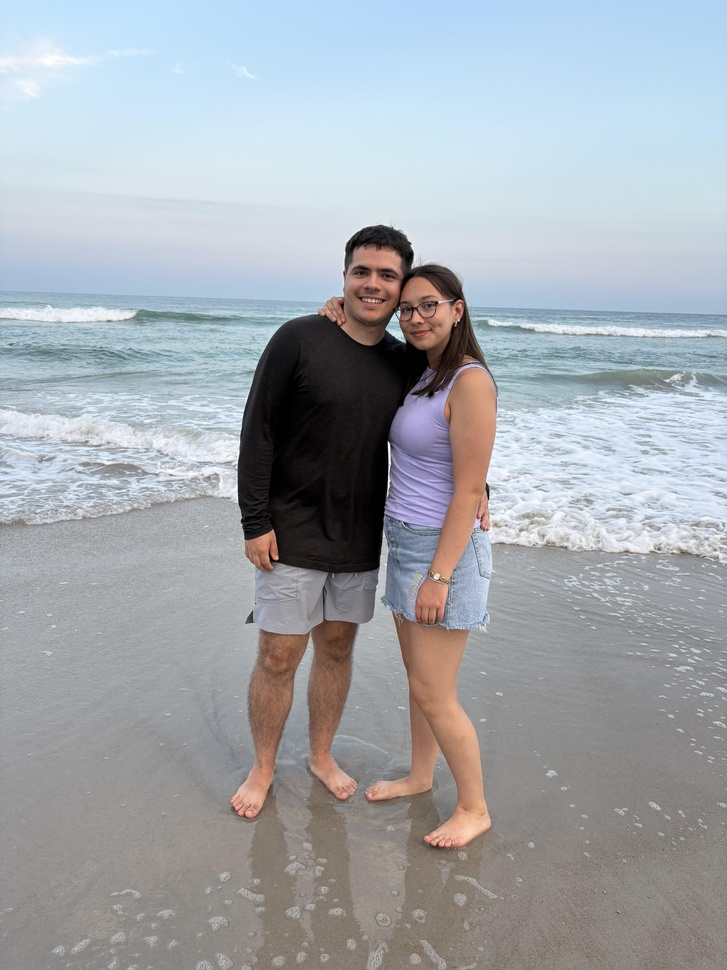
#> input picture images/colored/couple.jpg, 727 x 970 px, shrunk from 4284 x 5712 before the run
$ python main.py --imagePath ../images/colored/couple.jpg
#> lines starting #> are read from the running program, lines starting #| are printed output that depends on the picture; long printed decimals are rounded
### src/compress.py
import argparse
import os

from skimage.io import imread
from skimage.color import rgb2gray
from skimage import img_as_float

import matplotlib.pyplot as plt

import math
import linalg

import numpy.testing as npt
from numpy.typing import NDArray
import numpy as np

import encoder

import rawpy
import imageio.v3 as iio

from pathlib import Path

import re

"""
    Prints the original images size in number of bytes

    Args:
        image_file_path (str): The file path to original image

    Returns:
        None
"""
def get_image_metadata(image_file_path: str) -> None:

    if not image_file_path:
        print("No image path provided.")
        return

    if not os.path.exists(image_file_path):
        print(f"File not found: {image_file_path}")
        return

    size = os.path.getsize(image_file_path)
    print(f"Original image size: {size} bytes")


"""
    Converts an image to greyscale

    Args:
        image (NDArray[uint8]): A 3d tensor containing each pixel and their corresponding
                                RGB values for image

    Returns:
        NDArray[uint8]: The original 3d image tensor converted to greyscale
"""
def convert_to_greyscale(image_name: str, image: NDArray[np.uint8], image_file_path: str) -> NDArray[np.uint8]:

    image = image_to_array(image_file_path)

    image_matrix = np.asarray(image)
    image_matrix_greyscale = image_matrix.astype(np.float64)

    print("Input image dimensions:")
    print(f" Width: {image_matrix.shape[0]}")
    print(f"Height: {image_matrix.shape[1]}")
    print(f" Depth: {image_matrix.shape[2]}")

    # Note: Even when loading in an already grayscale image, it will still have 3 depth dimensions because
    # its simpler to keep the RGB structure intact and set all values for the 3 colors to the same to produce grey


    H, W, C = image_matrix.shape # Tensor
    for row in range(H):
        for element in range(W):
            #print(f"Row: {row} Element: {element}")

            red = image_matrix[row, element, 0]
            green = image_matrix[row,element, 1]
            blue = image_matrix[row,element, 2]

            # Standard formula
            gray = 0.299 * red + 0.587 * green + 0.114 * blue

            image_matrix_greyscale[row, element, 0] = gray
            image_matrix_greyscale[row, element, 1] = gray
            image_matrix_greyscale[row, element, 2] = gray

    # Now we must turn the greyscale matrix from 3D into 2D
    new_matrix = np.empty((H, W), dtype=np.uint8)

    for row in range(H):
        for element in range(W):

            new_matrix[row, element] = image_matrix_greyscale[row, element, 0]

    image_output_directory = "../bin"
    output_path = os.path.join(image_output_directory, f"{image_name}_greyscale.jpg")

    plt.imsave(output_path, new_matrix, cmap="gray")

    return new_matrix


def image_to_array(image_file_path: str) -> NDArray[np.uint8]:

    p = Path(image_file_path)
    extension = p.suffix

    # Raw format
    if extension in ('.tiff', '.RAF', '.CR2', '.CR3', '.NEF', '.NRW', '.ORF', '.RW2'):
        with rawpy.imread(image_file_path) as raw:
            rgb = raw.postprocess()
            return rgb.astype(np.float32)

    elif extension in ('.jpg', '.jpeg', '.png', '.GIF', '.webp', '.bmp'):
        return imread(image_file_path)


# MAKE SURE MATRIX IS UINT8
def compress(image_name: str, k: int, svd: tuple, matrix: NDArray[np.uint8]) -> NDArray[np.float64]:
    U, sigma, VT = svd

    U_k  = U[:, :k]
    VT_k = VT[:k, :]

    Sigma_k = sigma[:k, :k]

    A_k = U_k @ Sigma_k @ VT_k
    A_k = np.clip(A_k, 0, 255)
    A_k = A_k.astype(np.uint8)

    out_dir = "../bin"
    out_path = os.path.join(out_dir, f"{image_name}_compressedk{k}.jpg")
    plt.imsave(out_path, A_k, cmap="gray")

    size = os.path.getsize(out_path)
    print(f"Compressed image size: {size} bytes")


    H, W = matrix.shape
    metadata = (U_k, Sigma_k, VT_k, H, W, A_k.dtype)
    encoder.write_output(image_name, metadata)

    return A_k


"""
    Calucaltes Costs

    Args:
        k      (int):
        height (int):
        width  (int):

    Returns:
        None
"""
def calculate_costs(k: int, height: int, width: int) -> None:

    raw_cost = height * width
    svd_cost = height*k + width*k + k

    print("Raw entries:", raw_cost)
    print("SVD entries:", svd_cost)

    print(f"Compression ratio: {raw_cost/svd_cost}")


"""
    Parses a image file path to extract the image name and extension(file type)

    Args:
        image_file_path (str): Path to image

    Returns:
        tuple(str,str): A tuple containing first the image name, then second the extension
"""
def parse_image_path(image_file_path: str) -> tuple[str, str]:

    filename = os.path.basename(image_file_path)
    name, extension = os.path.splitext(filename)
    return name, extension

### src/linalg.py
import numpy as np
from numpy.typing import NDArray


"""
    Calculates the Singular Values Decomposition(SVD) of an image

    Args:
        image_matrix_greyscale (?): ?

    Returns:
        ?(tuple?): The completed singular value decomposition matricies
"""
#TO-DO: Make sure this is correct
def svd(image_matrix_greyscale):

    A = image_matrix_greyscale.astype(np.float64)
    AT = A.T

    new_matrix = AT @ A

    # To-Do: Create own function finding eigenvalues and eigenvectors
    eigenvalues, eigenvectors = np.linalg.eigh(new_matrix)


    # Sort sigular values in descending order and
    # Convert all floating point error eigenvalues < 0 to 0
    singular_values = np.sqrt(np.clip(eigenvalues, 0, None))
    singular_values = np.sort(singular_values)[::-1]

    print(f"Number of singular values: {len(singular_values)}")

    # Sigma
    S = np.zeros((len(singular_values), len(singular_values)))

    # Fill the diagonals of S with the singular values
    # so that the sigmas go in descending value
    # np.fill_diagonal(S, singular_values) -> Simpler
    for i in range(len(S)):
        S[i][i] = singular_values[i]


    #V = np.zeroes((len(eigenvectors), len(eigenvectors)))

    #V = np.zeros((len(singular_values), len(singular_values)))
    V = np.fliplr(eigenvectors)

#----------------------------------------------------------------------------------------------------------------------------------------------
    # Now we will find our U matrix
    U = np.zeros_like(A, dtype=np.float64)

    for i, sigma in enumerate(singular_values):
        if sigma > 1e-12:
            vi = V[:, i]
            U[:, i] = (A @ vi) / sigma
        else:
            # leave it for now — fill later
            pass

    svd = (U, S, V.T)
    #test_matricies(svd)

    return svd


def calc_eigenvalues() -> None:
    pass


"""
    Calculates the Frobenius Error between our intial image and our new
    reconstructed matrix using singular values

    Args:
        image_matrix_greyscale (NPArray[uint8]): Original image matrix in greyscale
        k (int): Value determining how many singular values get used during compression

    Returns:
        ?(tuple?): The completed singular value decomposition matricies
"""
def frobenius_error(sigma: NDArray[np.uint8], k: int) -> float:

    tail = sigma[k:]
    return float(np.sqrt(np.sum(tail ** 2)))

### src/encoder.py
import struct
import numpy as np

"""
    Encodes neccesary information for compressed image into a binary .lrk (low rank) custom file

    Args:
        metadata (6 tuple): Tuple containing neccesary information for image reconstruction

    Returns:
        None
"""
def write_output(image_name: str, metadata: tuple) -> None:

    out_path = f"../bin/{image_name}_compressed.rnk"

    U_k, Sigma_k, VT_k, Height, Width, A_kDataType = metadata

    with open(out_path, 'wb') as f:
        # Turn all the data into utf-8?

        write_matrix(U_k, f)
        write_matrix(Sigma_k, f)
        write_matrix(VT_k, f)


def write_matrix(matrix, file_handle):

    flat = matrix.flatten()

    # Header
    file_handle.write(struct.pack('<ii', matrix.shape[0], matrix.shape[1]))

    # Data
    file_handle.write(struct.pack('<' + 'f'*len(flat), *flat))

### src/main.py
import compress
import linalg
import argparse
from skimage.io import imread
import numpy as np

def main() -> None:

    parser = argparse.ArgumentParser()

    parser.add_argument("-ip", "--imagePath", type=str, nargs='?', const='', help='Path to image to be compressed')
    parser.add_argument("-k", "--rank", type=int, help='Number of singular values to use in compression')


    args = parser.parse_args()

    image_name, extension = compress.parse_image_path(args.imagePath)

    compress.get_image_metadata(image_file_path=args.imagePath)

    matrix = compress.convert_to_greyscale(image_name, args.imagePath, args.imagePath)
#> in image_to_array, returned value is the input picture: shape (970, 727, 3); mean R, G, B 163.1, 168, 173.9
#|  Width: 970
#| Height: 727
#|  Depth: 3
#> after the loop in convert_to_greyscale, `for row in range(H):`:
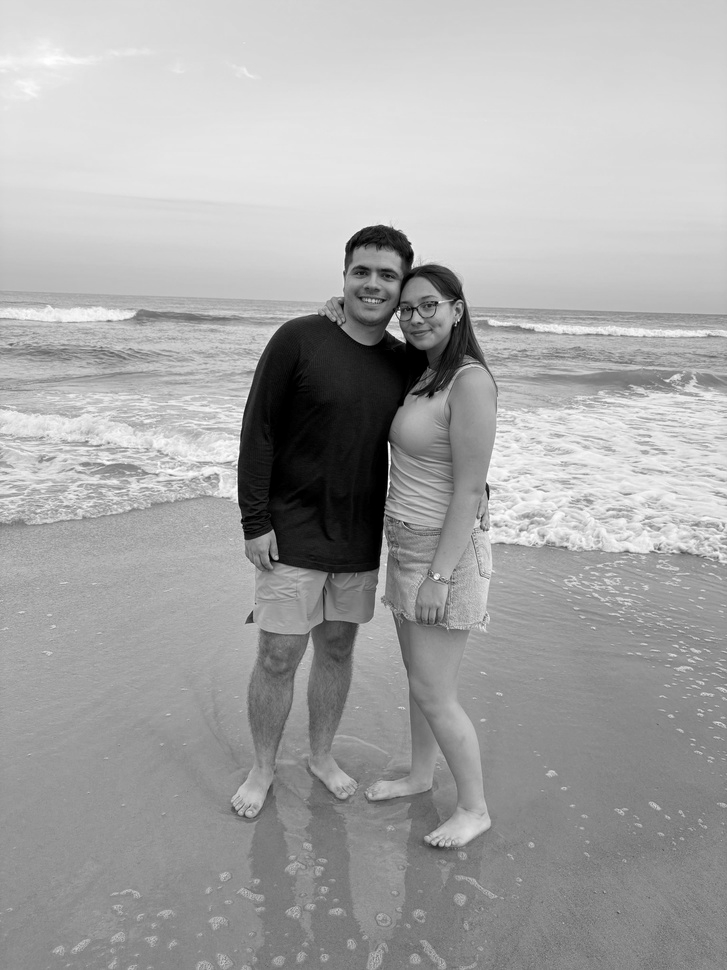
#> image_matrix_greyscale: shape (970, 727, 3) float64; min 0, max 255, mean 167.2

    svd = linalg.svd(matrix)
#> in svd, `AT = A.T`:
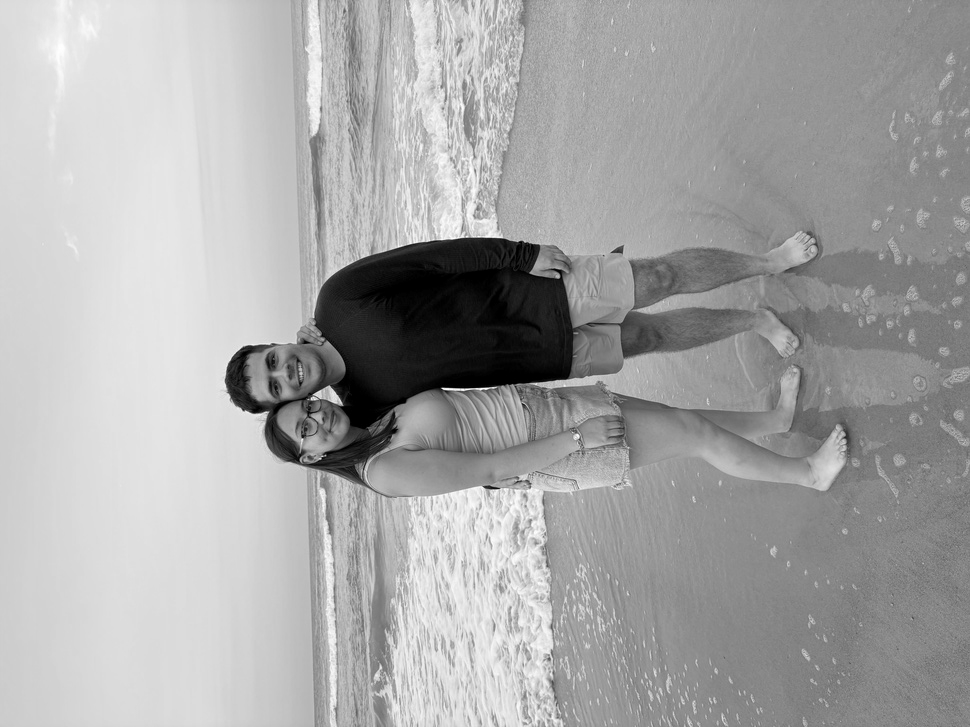
#> AT: shape (727, 970) float64; min 0, max 255, mean 166.8
#> in svd, `new_matrix = AT @ A`:
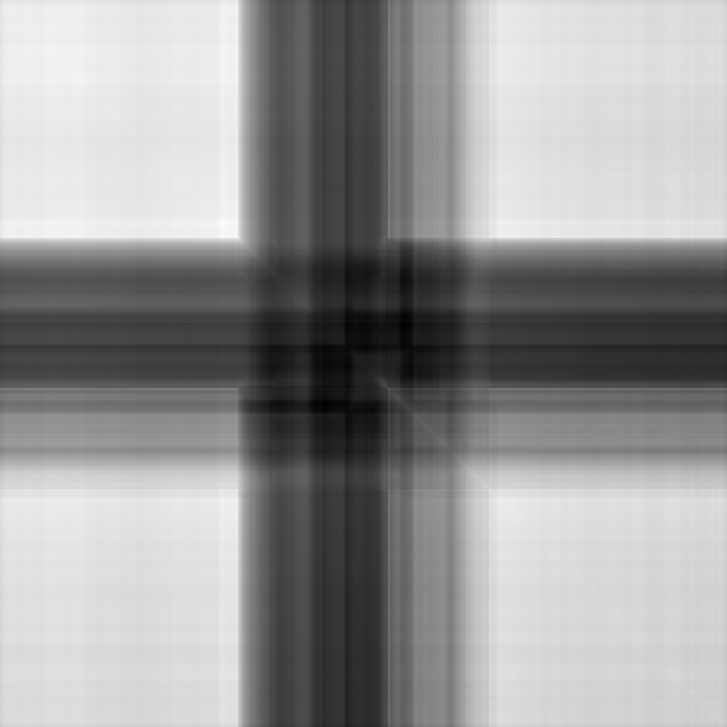
#> new_matrix: shape (727, 727) float64; min 18618931, max 34340130, mean 28025748; drawn with min black and max white
#> in svd, `eigenvalues, eigenvectors = np.linalg.eigh(new_matrix)`:
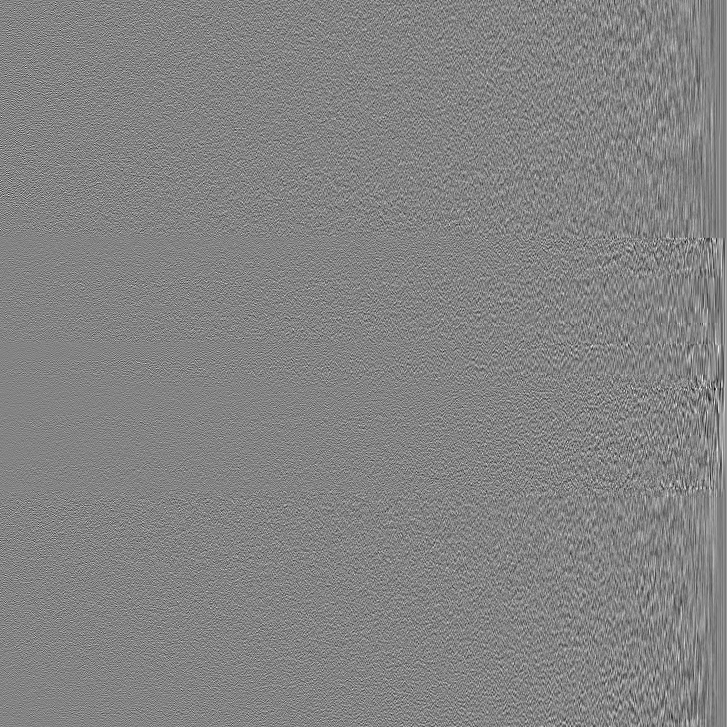
#> eigenvectors: shape (727, 727) float64; min -0.222, max 0.207, mean 5.83e-05; drawn with min black and max white
#> in svd, `eigenvalues, eigenvectors = np.linalg.eigh(new_matrix)`: eigenvalues = 727 values from 12.13 to 2.06e+10
#> in svd, `singular_values = np.sqrt(np.clip(eigenvalues, 0, None))`: singular_values = 727 values from 3.48 to 143614.8
#> in svd, `singular_values = np.sort(singular_values)[::-1]`: singular_values = 727 values, max 143614.8 at index 0, min 3.48 at index 726, mean 504.6
#| Number of singular values: 727
#> in svd, `S = np.zeros((len(singular_values), len(singular_values)))`: S: shape (727, 727) float64; every value is 0
#> after the loop in svd, `for i in range(len(S)):`: S: shape (727, 727) float64; min 0, max 143614.8, mean 0.7
#> in svd, `V = np.fliplr(eigenvectors)`:
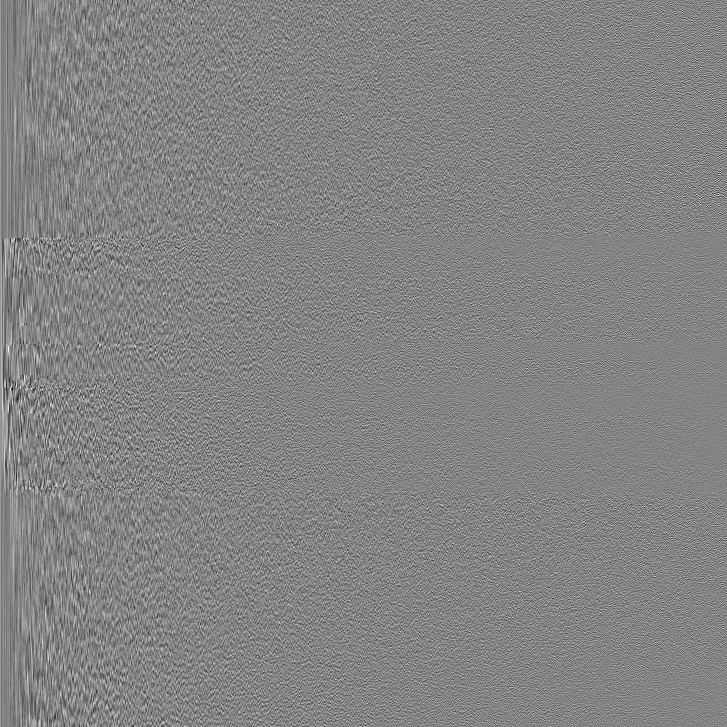
#> V: shape (727, 727) float64; min -0.222, max 0.207, mean 5.83e-05; drawn with min black and max white
#> the loop in svd, `for i, sigma in enumerate(singular_values):` made 727 passes
#> sigma on passes 1 to 3: 143614.8, 24118.5, 8618.2
#> after the loop in svd, `for i, sigma in enumerate(singular_values):`:
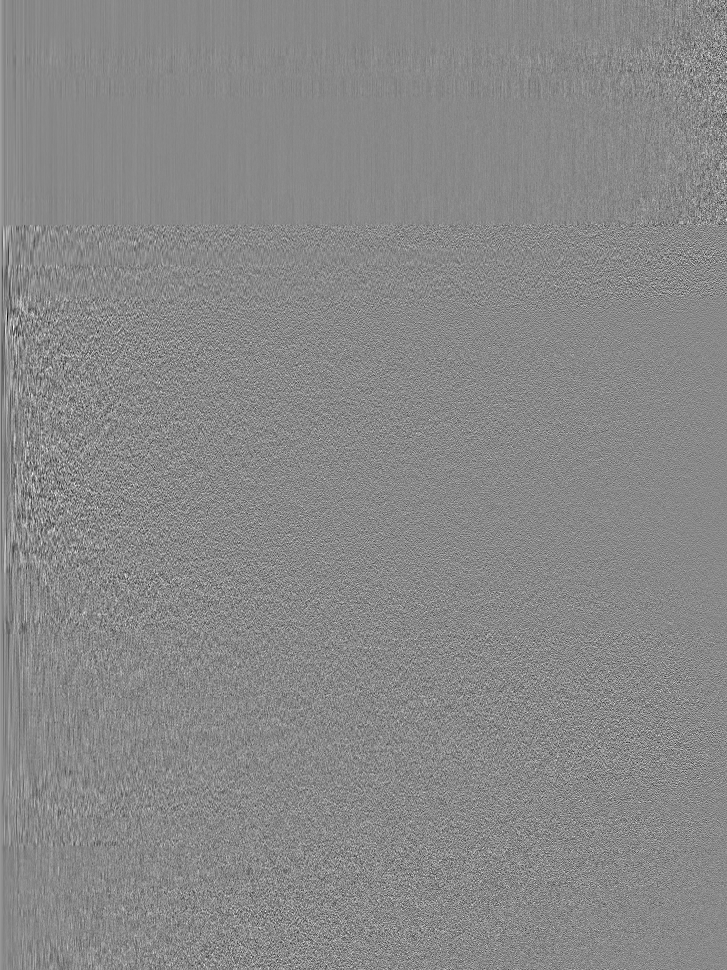
#> U: shape (970, 727) float64; min -0.251, max 0.217, mean 3.29e-05; drawn with min black and max white
    print(f"Frobenius Error between A and A_k: {linalg.frobenius_error(svd[1], args.rank)}")
#| Frobenius Error between A and A_k: 146734.954

    A = compress.compress(image_name, args.rank, svd, matrix)
#> in compress, `U, sigma, VT = svd`:
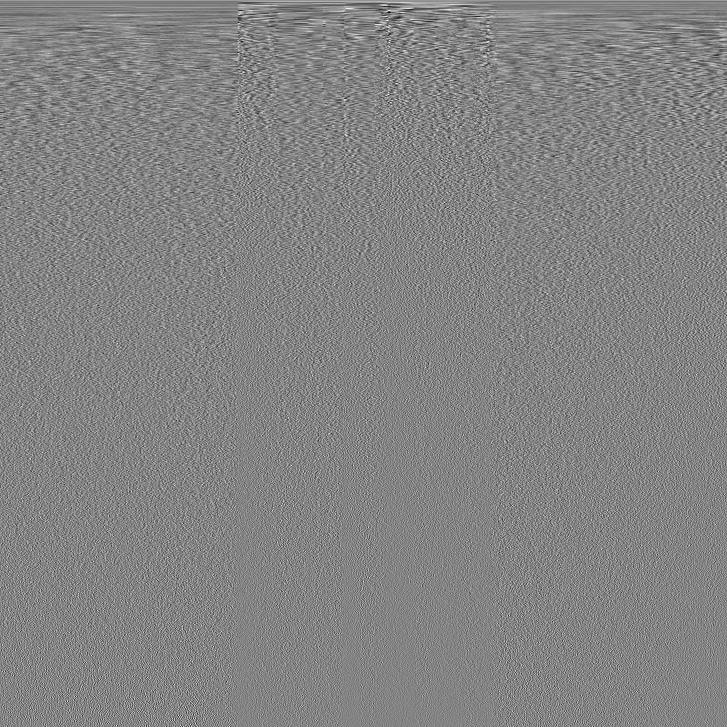
#> VT: shape (727, 727) float64; min -0.222, max 0.207, mean 5.83e-05; drawn with min black and max white
#> in write_output, `U_k, Sigma_k, VT_k, Height, Width, A_kDataType = metadata`: Height = 970; Width = 727

    height, width = matrix.shape
#> height = 970; width = 727

    compress.calculate_costs(args.rank, height, width)


if __name__ == "__main__":
#> (the run stopped early here; a loop or call above may not have finished)
